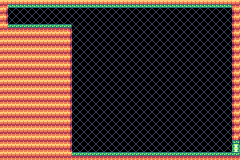

Tiled map render using the project's own tile images. Description and the map definition, with tile-layer contents summarised, below:
An orthogonal 30x20 tile map with 8x8 px tiles, 1 tile layer (Kachelebene 1), 1 hidden layer not drawn.

<map version="1.2" tiledversion="1.2.4" orientation="orthogonal" renderorder="right-down" width="30" height="20" tilewidth="8" tileheight="8" infinite="0" nextlayerid="4" nextobjectid="2">
 <tileset firstgid="1" name="world" tilewidth="8" tileheight="8" tilecount="64" columns="8">
  <image source="../images/world.png" width="64" height="64" />
  <tile id="14">
   <animation>
    <frame tileid="14" duration="1000" />
    <frame tileid="22" duration="200" />
    <frame tileid="30" duration="200" />
    <frame tileid="38" duration="200" />
    <frame tileid="46" duration="200" />
   </animation>
  </tile>
 </tileset>
 <layer id="1" name="Kachelebene 1" width="30" height="20">
  <data>[600 cells, 600 non-empty, 9 distinct tile ids]</data>
 </layer>
 <layer id="2" name="Kachelebene 2" width="30" height="20" visible="0">
  <properties>
   <property name="logic" type="bool" value="true" />
  </properties>
  <data>[600 cells, 225 non-empty, 4 distinct tile ids]</data>
 </layer>
</map>
